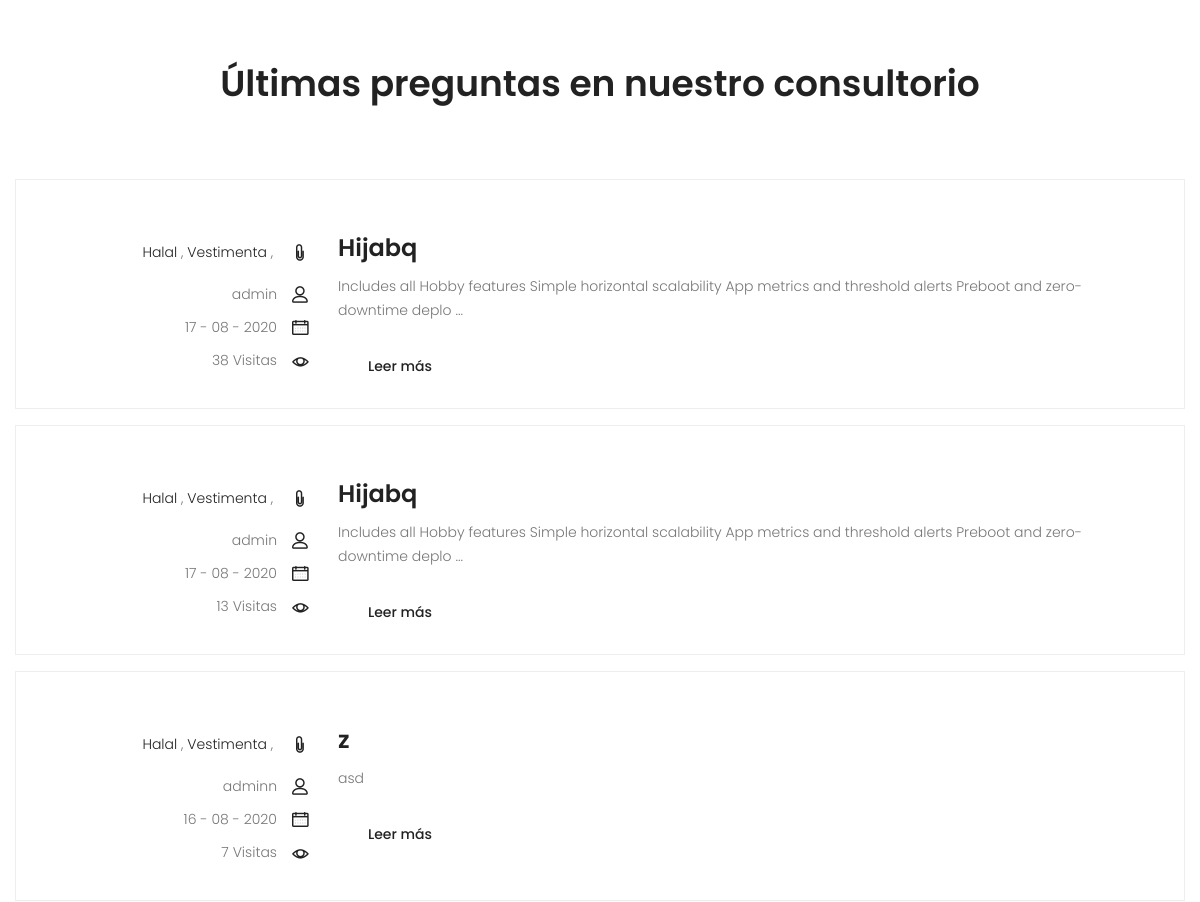
/ (middle part), run on an earlier commit of the app's database.
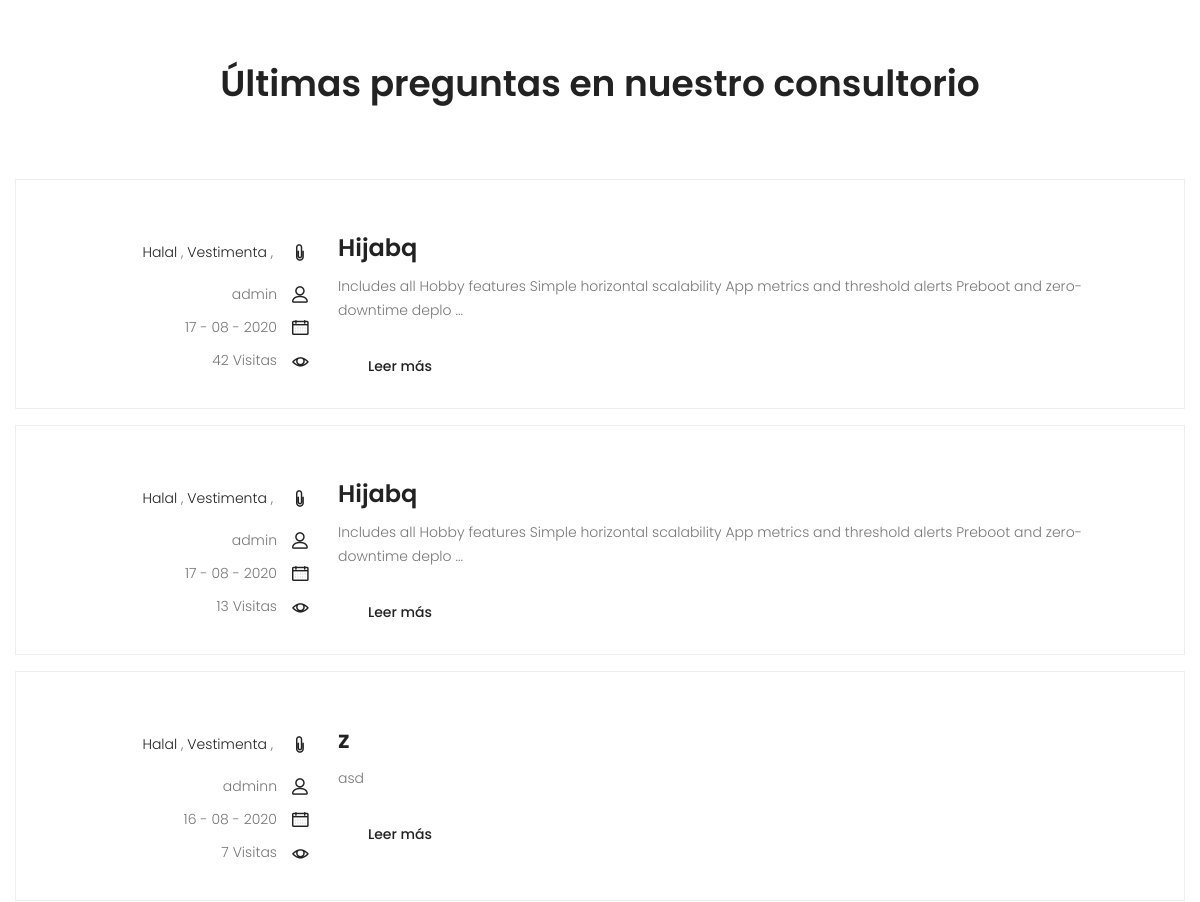
And on a later commit of the database.
### pregunta/models.py (models this page shows, shortened)
class Pregunta(models.Model):
    title = models.CharField(max_length=255)
    user = models.ForeignKey(User, on_delete=models.PROTECT)
    pregunta = models.TextField(max_length=500)
    created = models.DateTimeField(auto_now_add=True)
    modified = models.DateTimeField(auto_now=True)
    is_draft = models.BooleanField(default=True)
    views = models.PositiveIntegerField(default=0)
    reports = models.ManyToManyField(User, related_name='reports_related_p', symmetrical=False)
    categories = models.ManyToManyField(Category)
    class Meta:
        ordering = ('pregunta',)

### home/models.py (models this page shows)
class User(AbstractUser):
    biografia = models.CharField(blank=True, null = True,max_length=255)
    is_moder = models.BooleanField(default=False)
    is_admin = models.BooleanField(default=False)
    nombre = models.CharField(max_length=55)
    apellido = models.CharField(max_length=55)
    sigue = models.ForeignKey('self',null=True, blank=True, related_name="sigue_r" , on_delete=models.CASCADE)
    followers = models.ManyToManyField('self', related_name='followers_related', symmetrical=False)
    following = models.ManyToManyField('self', related_name='follows_related', symmetrical=False)
    logo = models.FileField(upload_to='home/photos', default="perfil.png")
    date_modified = models.DateTimeField(auto_now=True)

### home/views.py (the view)
# urls.py: path('', cargar_home , name='home'),
def cargar_home(request):
    from django.db.models import Count
    users = User.objects.annotate(Count('id'))
    comments = Comment.objects.values("id").annotate(Count('id'))
    respuestas = Respuesta.objects.values("id").annotate(Count('id'))
    a = comments.count()
    b = respuestas.count()
    comments = a + b
    c_posts = Post.objects.values("id").annotate(Count('id'))
    c_preguntas = Pregunta.objects.values("id").annotate(Count('id'))
    posts = Post.objects.all().order_by('-id')[:5:1]
    preguntas = Pregunta.objects.all().order_by('-id')[:7:1]
    return render(request,"index.html", {"users" : users, 'c_preguntas': c_preguntas , 'c_posts' : c_posts,  "comments":comments , 'respuestas' : respuestas , 'posts' : posts , 'preguntas' : preguntas} )

### post/models.py (called while the page is built)
    def __str__(self):
            return self.name

### templates/index.html (shortened to what this page needs)
{% load static %}
<head>
    <link rel="stylesheet" href="{% static 'css/bootstrap.css' %}">
    <link rel="stylesheet" href="{% static 'vendors/linericon/style.css' %}">
    <link rel="stylesheet" href="{% static 'css/font-awesome.min.css' %}">
    <link rel="stylesheet" href="{% static 'vendors/owl-carousel/owl.carousel.min.css' %}">
    <link rel="stylesheet" href="{% static 'vendors/lightbox/simpleLightbox.css' %}">
    <link rel="stylesheet" href="{% static 'vendors/nice-select/css/nice-select.css' %}">
    <link rel="stylesheet" href="{% static 'css/style.css' %}">
    <link rel="stylesheet" href="{% static 'css/responsive.css' %}">
</head>
<body>
    <section class="event_blog_area section_gap">
        <div class="container ">
            <div class="section_title text-center">
                <h2>Últimas preguntas en nuestro consultorio</h2>
            </div>
            <div class="row">
            {%for p in preguntas %}
                    <article class="row blog_item pb-4 blog_right_sidebar col-md-12 mb-3" >
                       <div class="col-md-3">
                           <div class="blog_info text-right">
                                <div class="post_tag  ">
                                    {%for a in p.categories.all %}<a href="/consultorio/category/{{a}}"> {{a}} </a> ,{% endfor %} <i class="lnr lnr-paperclip i_icono_gordo"></i>
                                </div>
                                <ul class="blog_meta list_style">
                                    <li class="w-100"><a href="/usuario/{{p.user}}">{{p.user}}<i class="lnr lnr-user"></i></a></li>
                                    <li class="w-100"><a href="#">{{p.created|date:"d - m - Y"}}<i class="lnr lnr-calendar-full"></i></a></li>
                                    <li class="w-100"><a href="#">{{p.views}} Visitas<i class="lnr lnr-eye"></i></a></li>
                                </ul>
                            </div>
                       </div>
                        <div class="col-md-9">
                            <div class="blog_post">
                                <div class="blog_details">
                                    <a href="/consultorio/{{p.id}}"><h2>{{p.title}}</h2></a>
                                    <p>{{p.pregunta|slice:":125"}}  {% if p.pregunta|length > 125 %} ... {% endif %}</p>
                                    <a href="/consultorio/{{p.id}}" class="view_btn button_hover">Leer más</a>
                                </div>
                            </div>
                        </div>
                    </article>
                    {% endfor %}
                </div>
        </div>
    </section>
</body>
</html>

What changed in the data, as far as the page shows it:
changed Pregunta (number 1 of 3 on the later page): views "38" → "42"
